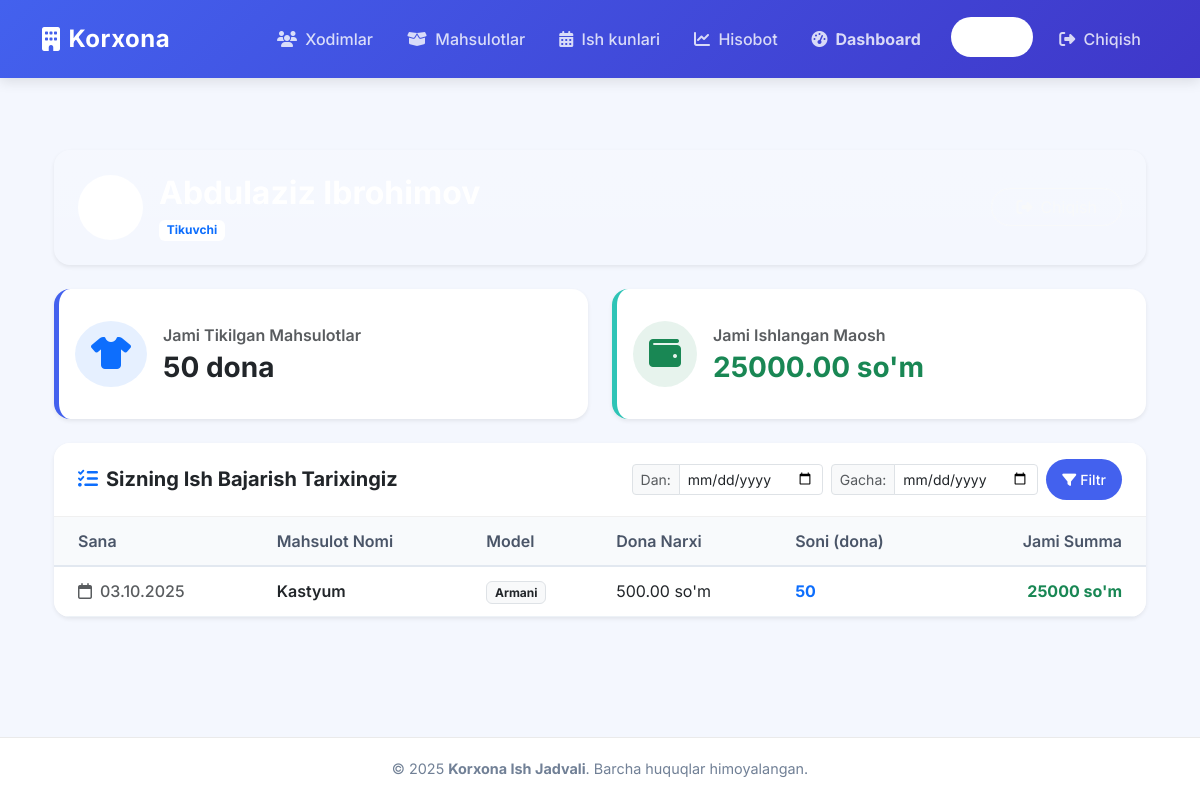
Screenshot of /kabinet/ (signed in) with the database file from the repository.
### ish/models.py (models this page shows, shortened)
class Xodim(models.Model):
    user = models.OneToOneField(User, on_delete=models.CASCADE, null=True, blank=True, related_name='xodim_profile')
    ism = models.CharField(max_length=100)
    familiya = models.CharField(max_length=100)
    bolim = models.CharField(max_length=100, blank=True, null=True)
    lavozim = models.CharField(max_length=100, blank=True, null=True)
    telefon = models.CharField(max_length=20, blank=True, null=True)
    ish_haqi = models.DecimalField(max_digits=10, decimal_places=2, default=0)
    ishga_kirilgan_sana = models.DateField(blank=True, null=True)
    is_approved = models.BooleanField(default=False, verbose_name="Admin tomonidan tasdiqlangan")
    class Meta:
        verbose_name = "Xodim"
        verbose_name_plural = "Xodimlar"

class IshKuni(models.Model):
    xodim = models.ForeignKey(Xodim, on_delete=models.CASCADE)
    mahsulot = models.ForeignKey(Mahsulot, on_delete=models.CASCADE)
    sana = models.DateField()
    soni = models.IntegerField(default=0)  # nechta mahsulot tikdi
    class Meta:
        verbose_name = "Ish kuni"
        verbose_name_plural = "Ish kunlari"

class Mahsulot(models.Model):
    nomi = models.CharField(max_length=100)
    model = models.CharField(max_length=100)
    narxi = models.DecimalField(max_digits=10, decimal_places=2)
    class Meta:
        verbose_name = "Mahsulot"
        verbose_name_plural = "Mahsulotlar"

### ish/views.py (the view)
# urls.py: path("kabinet/", views.kabinet_view, name="kabinet"),
@login_required
def kabinet_view(request):
    user = request.user
    xodim = getattr(user, 'xodim_profile', None)
    if not xodim and not user.is_superuser:
        return redirect('index')
    if user.is_superuser and not xodim:
        xodim = Xodim.objects.first()
    boshlanish = request.GET.get('boshlanish')
    tugash = request.GET.get('tugash')
    ishlar = IshKuni.objects.filter(xodim=xodim).select_related('mahsulot').order_by('-sana')
    if boshlanish and tugash:
        ishlar = ishlar.filter(sana__range=[boshlanish, tugash])
    jami_soni = sum(i.soni for i in ishlar)
    jami_maosh = sum(i.mahsulot.narxi * i.soni for i in ishlar)
    return render(request, "kabinet.html", {
        "xodim": xodim,
        "ishlar": ishlar,
        "jami_soni": jami_soni,
        "jami_maosh": jami_maosh,
        "boshlanish": boshlanish,
        "tugash": tugash
    })

### ish/templates/kabinet.html (shortened to what this page needs)
{% extends "base.html" %}
{% block content %}
<div class="container py-4">
    <div class="card border-0 shadow-sm rounded-4 p-4 mb-4 bg-gradient text-white" style="background: linear-gradient(135deg, #4361ee, #3f37c9);">
        <div class="d-flex flex-column flex-md-row align-items-md-center justify-content-between gap-3">
            <div class="d-flex align-items-center">
                <div class="bg-white bg-opacity-20 text-white rounded-circle d-flex align-items-center justify-content-center me-3" style="width: 65px; height: 65px; font-size: 1.8rem;">
                    <i class="fa-solid fa-user-tie"></i>
                </div>
                <div>
                    <h2 class="fw-bold mb-1">{{ xodim.ism }} {{ xodim.familiya }}</h2>
                    <p class="mb-0 text-white-50 fs-6">
                        {% if xodim.lavozim %}<span class="badge bg-white text-primary me-2">{{ xodim.lavozim }}</span>{% endif %}
                    </p>
                </div>
            </div>
            <div>
                <a href="{% url 'logout' %}" class="btn btn-outline-light rounded-pill px-4">
                    <i class="fa-solid fa-right-from-bracket me-2"></i>Chiqish
                </a>
            </div>
        </div>
    </div>
    <div class="row g-4 mb-4">
        <div class="col-md-6">
            <div class="card border-0 shadow-sm rounded-4 py-3" style="border-left: 5px solid #4361ee !important;">
                <div class="card-body">
                    <div class="d-flex align-items-center">
                        <div class="bg-primary bg-opacity-10 p-3 rounded-circle text-primary me-3">
                            <i class="fa-solid fa-shirt fa-2x"></i>
                        </div>
                        <div>
                            <p class="text-muted mb-1 fw-semibold fs-6">Jami Tikilgan Mahsulotlar</p>
                            <h3 class="fw-bold mb-0 text-dark">{{ jami_soni }} dona</h3>
                        </div>
                    </div>
                </div>
            </div>
        </div>
        <div class="col-md-6">
            <div class="card border-0 shadow-sm rounded-4 py-3" style="border-left: 5px solid #2ec4b6 !important;">
                <div class="card-body">
                    <div class="d-flex align-items-center">
                        <div class="bg-success bg-opacity-10 p-3 rounded-circle text-success me-3">
                            <i class="fa-solid fa-wallet fa-2x"></i>
                        </div>
                        <div>
                            <p class="text-muted mb-1 fw-semibold fs-6">Jami Ishlangan Maosh</p>
                            <h3 class="fw-bold mb-0 text-success">{{ jami_maosh }} so'm</h3>
                        </div>
                    </div>
                </div>
            </div>
        </div>
    </div>
    <div class="card border-0 shadow-sm rounded-4">
        <div class="card-header bg-white py-3 d-flex flex-column flex-md-row align-items-md-center justify-content-between gap-3">
            <h5 class="fw-bold mb-0 text-dark">
                <i class="fa-solid fa-list-check text-primary me-2"></i>Sizning Ish Bajarish Tarixingiz
            </h5>
            <form method="GET" action="{% url 'kabinet' %}" class="d-flex flex-wrap align-items-center gap-2">
                <div class="input-group input-group-sm" style="width: auto;">
                    <span class="input-group-text bg-light text-muted">Dan:</span>
                    <input type="date" name="boshlanish" class="form-control" value="{{ boshlanish|default:'' }}">
                </div>
                <div class="input-group input-group-sm" style="width: auto;">
                    <span class="input-group-text bg-light text-muted">Gacha:</span>
                    <input type="date" name="tugash" class="form-control" value="{{ tugash|default:'' }}">
                </div>
                <button type="submit" class="btn btn-primary btn-sm rounded-pill px-3">
                    <i class="fa-solid fa-filter me-1"></i>Filtr
                </button>
            </form>
        </div>
        <div class="card-body p-0">
            <div class="table-responsive">
                <table class="table table-hover align-middle mb-0">
                    <thead class="table-light">
                        <tr>
                            <th class="ps-4">Sana</th>
                            <th>Mahsulot Nomi</th>
                            <th>Model</th>
                            <th>Dona Narxi</th>
                            <th>Soni (dona)</th>
                            <th class="pe-4 text-end">Jami Summa</th>
                        </tr>
                    </thead>
                    <tbody>
                        {% for i in ishlar %}
                        <tr>
                            <td class="ps-4 fw-medium text-muted"><i class="fa-regular fa-calendar me-2"></i>{{ i.sana|date:"d.m.Y" }}</td>
                            <td class="fw-semibold text-dark">{{ i.mahsulot.nomi }}</td>
                            <td><span class="badge bg-light text-dark border">{{ i.mahsulot.model }}</span></td>
                            <td>{{ i.mahsulot.narxi }} so'm</td>
                            <td class="fw-bold text-primary">{{ i.soni }}</td>
                            <td class="pe-4 text-end fw-bold text-success">
                                {% widthratio i.mahsulot.narxi 1 i.soni %} so'm
                            </td>
                        </tr>
                        {% endfor %}
                    </tbody>
                </table>
            </div>
        </div>
    </div>
</div>
{% endblock %}

### ish/templates/base.html (style rules this page uses)
:root { --primary-color: #4361ee; --secondary-color: #3f37c9; --bg-color: #f4f7fe; --text-color: #2b2b2b; --card-bg: #ffffff; }
body { font-family: 'Inter', sans-serif; background-color: var(--bg-color); color: var(--text-color); display: flex; flex-direction: column; min-height: 100vh; }
.card { background: var(--card-bg); border: none; border-radius: 16px; box-shadow: 0 8px 24px rgba(149, 157, 165, 0.1); transition: transform 0.3s ease, box-shadow 0.3s ease; overflow: hidden; }
.card-header { background-color: #fff; border-bottom: 1px solid #f0f0f0; font-weight: 600; padding: 1.25rem 1.5rem; }
.btn-primary { background-color: var(--primary-color); border: none; border-radius: 8px; padding: 10px 20px; font-weight: 500; transition: all 0.3s ease; }
.table { vertical-align: middle; }
.table thead th { background-color: #f8fafc; border-bottom: 2px solid #e2e8f0; color: #4a5568; font-weight: 600; padding: 12px 16px; }
.table tbody td { padding: 12px 16px; border-bottom: 1px solid #edf2f7; }

### rows the page displays
Xodim: lavozim "Tikuvchi"
IshKuni: sana "03.10.2025", mahsulot.nomi "Kastyum", mahsulot.model "Armani", mahsulot.narxi "500.00", soni "50", mahsulot+soni "25000"

### other values shown
{{ jami_soni }} "50"
{{ jami_maosh }} "25000.00"
